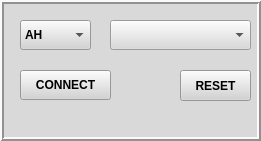
   <widget class="QFrame" name="frame_10">
    <property name="geometry">
     <rect>
      <x>1050</x>
      <y>590</y>
      <width>261</width>
      <height>141</height>
     </rect>
    </property>
    <property name="styleSheet">
     <string notr="true">background-color: rgb(217, 217, 217);</string>
    </property>
    <property name="frameShape">
     <enum>QFrame::Box</enum>
    </property>
    <property name="frameShadow">
     <enum>QFrame::Raised</enum>
    </property>
    <property name="lineWidth">
     <number>2</number>
    </property>
    <widget class="QComboBox" name="boxDevice">
     <property name="geometry">
      <rect>
       <x>20</x>
       <y>20</y>
       <width>71</width>
       <height>30</height>
      </rect>
     </property>
     <property name="font">
      <font>
       <weight>75</weight>
       <bold>true</bold>
      </font>
     </property>
     <property name="layoutDirection">
      <enum>Qt::LeftToRight</enum>
     </property>
     <property name="styleSheet">
      <string notr="true">background-color: lightgrey</string>
     </property>
     <property name="iconSize">
      <size>
       <width>20</width>
       <height>16</height>
      </size>
     </property>
     <property name="frame">
      <bool>true</bool>
     </property>
     <item>
      <property name="text">
       <string>AH</string>
      </property>
     </item>
     <item>
      <property name="text">
       <string>DEC</string>
      </property>
     </item>
    </widget>
    <widget class="QPushButton" name="btnStart">
     <property name="geometry">
      <rect>
       <x>20</x>
       <y>70</y>
       <width>91</width>
       <height>30</height>
      </rect>
     </property>
     <property name="font">
      <font>
       <weight>75</weight>
       <bold>true</bold>
      </font>
     </property>
     <property name="styleSheet">
      <string notr="true">background-color: lightgrey</string>
     </property>
     <property name="text">
      <string>CONNECT</string>
     </property>
    </widget>
    <widget class="QComboBox" name="boxCOM">
     <property name="geometry">
      <rect>
       <x>110</x>
       <y>20</y>
       <width>141</width>
       <height>30</height>
      </rect>
     </property>
    </widget>
    <widget class="QPushButton" name="btnReset">
     <property name="geometry">
      <rect>
       <x>180</x>
       <y>70</y>
       <width>71</width>
       <height>31</height>
      </rect>
     </property>
     <property name="font">
      <font>
       <weight>75</weight>
       <bold>true</bold>
      </font>
     </property>
     <property name="styleSheet">
      <string notr="true">background-color: lightgrey</string>
     </property>
     <property name="text">
      <string>RESET</string>
     </property>
    </widget>
   </widget>
